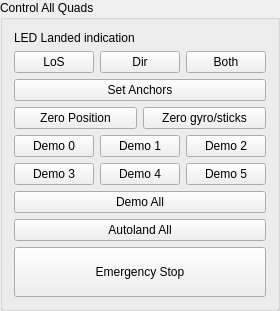
       <widget class="QGroupBox" name="groupBox_10">
        <property name="title">
         <string>Control All Quads</string>
        </property>
        <layout class="QVBoxLayout" name="verticalLayout_9">
         <item>
          <widget class="QLabel" name="label_3">
           <property name="text">
            <string>LED Landed indication</string>
           </property>
          </widget>
         </item>
         <item>
          <layout class="QGridLayout" name="gridLayout_17">
           <item row="0" column="0">
            <widget class="QPushButton" name="ledLandedLosButton">
             <property name="text">
              <string>LoS</string>
             </property>
            </widget>
           </item>
           <item row="0" column="1">
            <widget class="QPushButton" name="ledLandedDirButton">
             <property name="text">
              <string>Dir</string>
             </property>
            </widget>
           </item>
           <item row="0" column="2">
            <widget class="QPushButton" name="ledLandedBothButton">
             <property name="text">
              <string>Both</string>
             </property>
            </widget>
           </item>
          </layout>
         </item>
         <item>
          <widget class="QPushButton" name="allSetAnchorsButton">
           <property name="text">
            <string>Set Anchors</string>
           </property>
          </widget>
         </item>
         <item>
          <layout class="QHBoxLayout" name="horizontalLayout_21">
           <item>
            <widget class="QPushButton" name="allZeroPosButton">
             <property name="text">
              <string>Zero Position</string>
             </property>
            </widget>
           </item>
           <item>
            <widget class="QPushButton" name="allZeroGyroSticksButton">
             <property name="text">
              <string>Zero gyro/sticks</string>
             </property>
            </widget>
           </item>
          </layout>
         </item>
         <item>
          <layout class="QGridLayout" name="gridLayout_14">
           <item row="0" column="0">
            <widget class="QPushButton" name="demo0Button">
             <property name="text">
              <string>Demo 0</string>
             </property>
             <property name="checkable">
              <bool>true</bool>
             </property>
            </widget>
           </item>
           <item row="0" column="1">
            <widget class="QPushButton" name="demo1Button">
             <property name="text">
              <string>Demo 1</string>
             </property>
             <property name="checkable">
              <bool>true</bool>
             </property>
            </widget>
           </item>
           <item row="0" column="2">
            <widget class="QPushButton" name="demo2Button">
             <property name="text">
              <string>Demo 2</string>
             </property>
             <property name="checkable">
              <bool>true</bool>
             </property>
            </widget>
           </item>
           <item row="1" column="0">
            <widget class="QPushButton" name="demo3Button">
             <property name="text">
              <string>Demo 3</string>
             </property>
             <property name="checkable">
              <bool>true</bool>
             </property>
            </widget>
           </item>
           <item row="1" column="1">
            <widget class="QPushButton" name="demo4Button">
             <property name="text">
              <string>Demo 4</string>
             </property>
             <property name="checkable">
              <bool>true</bool>
             </property>
            </widget>
           </item>
           <item row="1" column="2">
            <widget class="QPushButton" name="demo5Button">
             <property name="text">
              <string>Demo 5</string>
             </property>
             <property name="checkable">
              <bool>true</bool>
             </property>
            </widget>
           </item>
          </layout>
         </item>
         <item>
          <widget class="QPushButton" name="allDemoButton">
           <property name="text">
            <string>Demo All</string>
           </property>
          </widget>
         </item>
         <item>
          <widget class="QPushButton" name="allAutolandButton">
           <property name="text">
            <string>Autoland All</string>
           </property>
          </widget>
         </item>
         <item>
          <widget class="QPushButton" name="emergencyStopButton">
           <property name="minimumSize">
            <size>
             <width>0</width>
             <height>50</height>
            </size>
           </property>
           <property name="text">
            <string>Emergency Stop</string>
           </property>
           <property name="checkable">
            <bool>true</bool>
           </property>
          </widget>
         </item>
        </layout>
       </widget>
